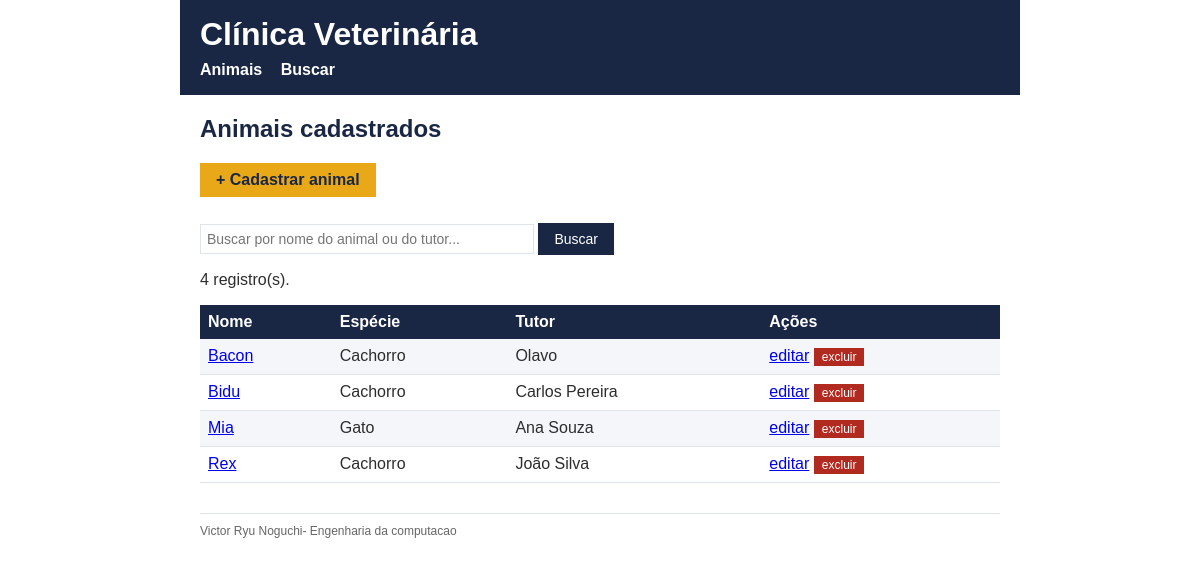
The page / on the database its author committed.
### tables this page shows
CREATE TABLE animais (
            id              INTEGER PRIMARY KEY AUTOINCREMENT,
            nome            TEXT    NOT NULL,
            especie         TEXT    NOT NULL,
            raca            TEXT,
            data_nascimento TEXT    NOT NULL,
            tutor_nome      TEXT    NOT NULL,
            UNIQUE (nome, tutor_nome)
        );

### veterinaria/app.py (the view)
@app.route("/")
def listar():
    conn = conectar_banco()
    animais = listar_animais(conn)
    conn.close()
    return render_template("lista.html", animais=animais, termo="",
                           msg=request.args.get("msg", ""))

### veterinaria/banco.py (called while the page is built, shortened)
def listar_animais(conn, termo=None):
    return conn.execute('SELECT * FROM animais ORDER BY nome').fetchall()

### veterinaria/templates/lista.html (shortened to what this page needs)
{% extends "base.html" %}
{% block conteudo %}
  <h2>Animais cadastrados</h2>
  <p><a class="botao" href="{{ url_for('novo') }}">+ Cadastrar animal</a></p>
  <form method="get" action="{{ url_for('buscar') }}">
    <input type="text" name="termo" value="{{ termo }}" placeholder="Buscar por nome do animal ou do tutor...">
    <button type="submit">Buscar</button>
  </form>
  {% if animais %}
    <p>{{ animais|length }} registro(s){% if termo %} para "{{ termo }}"{% endif %}.</p>
    <table>
      <tr>
        <th>Nome</th>
        <th>Espécie</th>
        <th>Tutor</th>
        <th>Ações</th>
      </tr>
      {% for a in animais %}
      <tr>
        <td><a href="{{ url_for('detalhe', id_animal=a['id']) }}">{{ a['nome'] }}</a></td>
        <td>{{ a['especie'] }}</td>
        <td>{{ a['tutor_nome'] }}</td>
        <td>
          <a href="{{ url_for('editar', id_animal=a['id']) }}">editar</a>
          <form method="post" action="{{ url_for('excluir', id_animal=a['id']) }}"
                onsubmit="return confirm('Excluir {{ a.nome }}? Isso apaga também os atendimentos dele.');">
            <button type="submit" class="link-perigo">excluir</button>
          </form>
        </td>
      </tr>
      {% endfor %}
    </table>
  {% elif termo %}
    <p class="vazio">Nenhum animal encontrado com "{{ termo }}".</p>
  {% else %}
    <p class="vazio">Nenhum animal cadastrado ainda.</p>
  {% endif %}
{% endblock %}

### veterinaria/templates/base.html (shortened to what this page needs)
<!DOCTYPE html>
<html lang="pt-br">
<head>
  <link rel="stylesheet" href="{{ url_for('static', filename='estilo.css') }}">
</head>
<body>
  <header>
    <h1>Clínica Veterinária</h1>
    <nav>
      <a href="{{ url_for('listar') }}">Animais</a>
      <a href="{{ url_for('buscar') }}">Buscar</a>
    </nav>
  </header>
  <main>
    {% block conteudo %}{% endblock %}
  </main>
  <footer>
    Victor Ryu Noguchi- Engenharia da computacao
  </footer>
</body>
</html>

### veterinaria/static/estilo.css (style rules this page uses)
body { font-family: Arial, Helvetica, sans-serif; max-width: 800px; margin: 0 auto; padding: 20px; color: #2d2d2d; }
header { background-color: #1a2744; color: #ffffff; padding: 16px 20px; margin: -20px -20px 20px -20px; }
header h1 { margin: 0 0 8px 0; }
nav a { margin-right: 14px; color: #ffffff; text-decoration: none; font-weight: bold; }
h2, h3 { color: #1a2744; }
table { border-collapse: collapse; width: 100%; margin-bottom: 16px; }
th { background-color: #1a2744; color: #ffffff; text-align: left; padding: 8px; }
td { border-bottom: 1px solid #dfe4eb; padding: 8px; }
tr:nth-child(even) td { background-color: #f4f6f9; }
footer { margin-top: 30px; padding-top: 10px; border-top: 1px solid #dfe4eb; font-size: 12px; color: #666666; }
input[type="text"] { width: 320px; padding: 6px; border: 1px solid #dfe4eb; font-size: 14px; }
button { background-color: #1a2744; color: #ffffff; border: none; padding: 8px 16px; font-size: 14px; cursor: pointer; }
.botao { display: inline-block; background-color: #e8a817; color: #1a2744; padding: 8px 16px; text-decoration: none; font-weight: bold; margin-bottom: 10px; }
.perigo, .link-perigo { background-color: #b02a1f; }
.link-perigo { padding: 2px 8px; font-size: 12px; }
td form { display: inline; }

### rows shown on the page
animais: nome "Bacon", especie "Cachorro", tutor_nome "Olavo"
animais: nome "Bidu", especie "Cachorro", tutor_nome "Carlos Pereira"
animais: nome "Mia", especie "Gato", tutor_nome "Ana Souza"
animais: nome "Rex", especie "Cachorro", tutor_nome "João Silva"

### other values the page prints
{{ animais|length }} "4"
